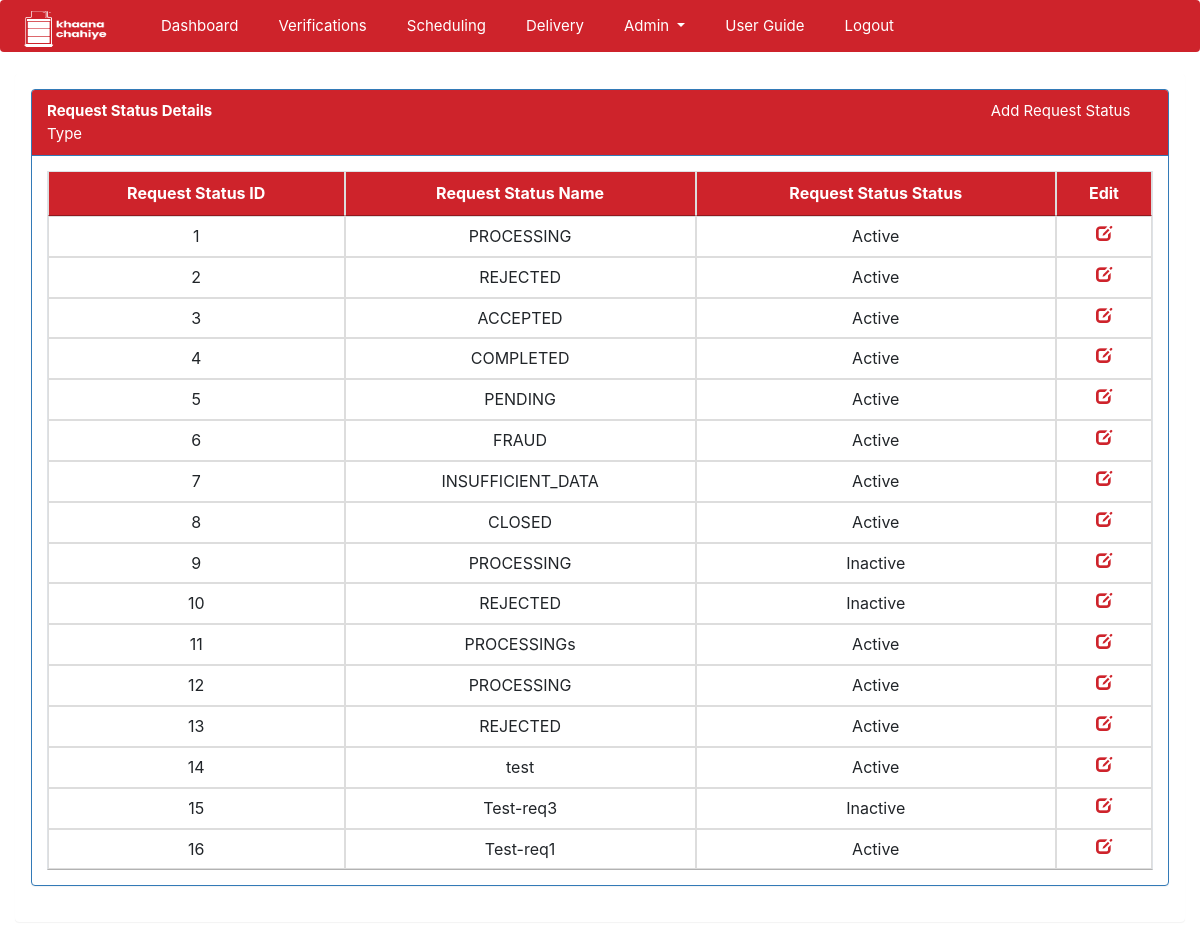
/main.php?page=admin/requeststatus/requeststatus (signed in), run on an earlier commit of the app's database.
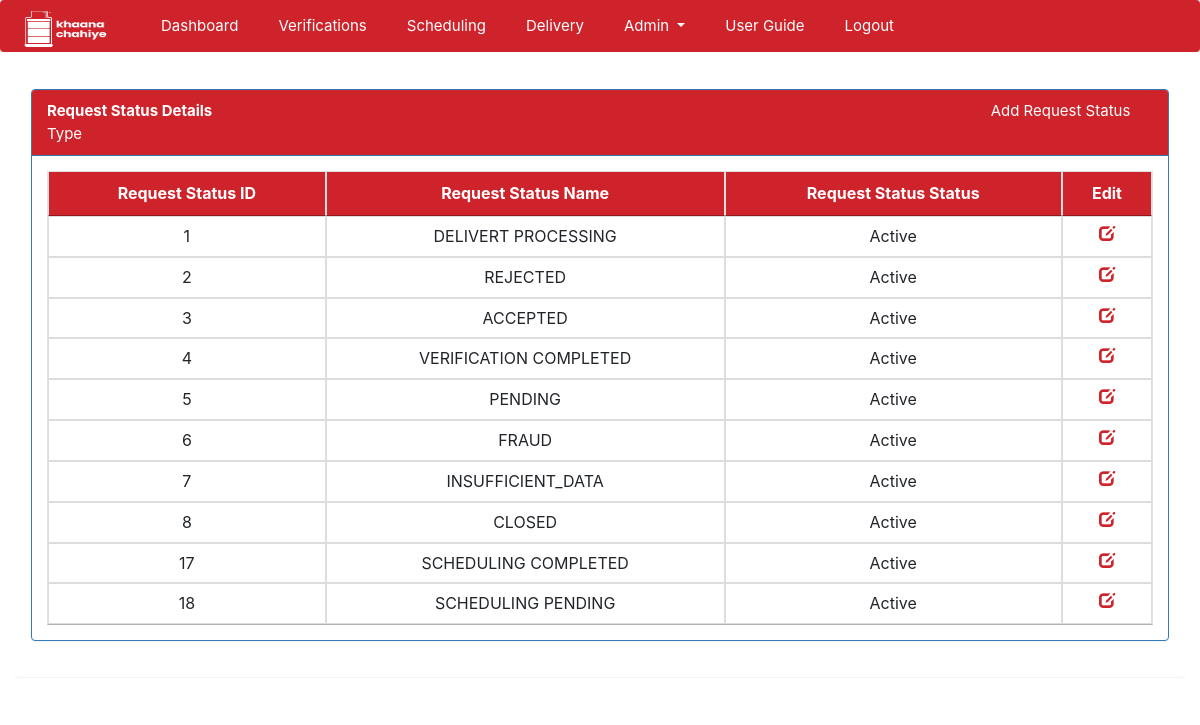
And on a later commit of the database.
### tables this page shows
CREATE TABLE `request_statuses` (
  `id` bigint(20) UNSIGNED NOT NULL,
  `name` varchar(100) NOT NULL,
  `used_in` varchar(50) NOT NULL,
  `status` enum('Y','N') NOT NULL
);

### includes/functions.php (called while the page is built, shortened)
<?php
function core_encrypt($payload) {
    $key = hash('sha256', SECRET_KEY);
    $iv = substr(hash('sha256', md5("dmYHis").rand(0,9999)), 0, 16);
    $crypt = openssl_encrypt($payload, 'AES-256-CBC', $key, 0, $iv);
    $combo = base64_encode($iv . $crypt);
    $garble = urlencode($combo);
    return $garble;
}
function get_status($status) {
    if($status == 'Y') {
        $status_val = "Active";
    }else {
        $status_val = "Inactive";
    }
    return $status_val;
}
?>

### admin/requeststatus/requeststatus.php (the view, shortened to what this page needs)
<?php
$requeststatus_details = "select * from ".request_status;
$requeststatus_details_res = mysqli_query($conn,$requeststatus_details) or die(mysqli_error($conn));
?>
<html>
<div class="panel panel-primary">
  <div class="panel-heading">
    <b>Request Status Details</b>
    <a class="menu-list" style="margin-left: 70%;" href="<?php echo WEBSITE . "ajax_index.php?page=admin/requeststatus/add_requeststatus_modal";  ?>" data-toggle="modal" data-target="#addrequeststatusModal">
            Add Request Status Type</a>
  </div>
  <div class="panel-body">
    <table class="table table-bordered dt-responsive nowrap dataTable no-footer">
        <thead>
          <tr>
            <th class="text-center">Request Status ID</th>
            <th class="text-center">Request Status Name</th>
            <th class="text-center">Request Status Status</th>
            <th class="text-center">Edit</th>
          </tr>
        </thead>
        <tbody>
        <?php
        if(mysqli_num_rows($requeststatus_details_res) > 0):
        while($requeststatus_details_row = mysqli_fetch_array($requeststatus_details_res)):?>
          <tr>
            <td class="text-center"><?php echo $requeststatus_details_row['id']; ?></td>
            <td class="text-center"><?php echo $requeststatus_details_row['name']; ?></td>
            <td class="text-center"><?php echo get_status($requeststatus_details_row['status']); ?></td>
            <?php $requeststatus_id = core_encrypt($requeststatus_details_row['id']); ?>
            <td class="text-center"><a style="color:#CE232B !important;" href="<?php echo WEBSITE . "ajax_index.php?page=admin/requeststatus/edit_requeststatus_modal&id=" . $requeststatus_id;  ?>" data-toggle="modal" data-target="#editrequeststatusModal">
            <span class="glyphicon glyphicon-edit"></span></a>
            </td>
          </tr>
        <?php
        endwhile;
      endif;?>
        </tbody>
        </table>
  </div>
</div>
</html>

What changed in the data, as far as the page shows it:
removed request_statuses: id "9", name "PROCESSING", status "Inactive"
removed request_statuses: id "10", name "REJECTED", status "Inactive"
removed request_statuses: id "11", name "PROCESSINGs", status "Active"
removed request_statuses: id "12", name "PROCESSING", status "Active"
removed request_statuses: id "13", name "REJECTED", status "Active"
removed request_statuses: id "14", name "test", status "Active"
removed request_statuses: id "15", name "Test-req3", status "Inactive"
removed request_statuses: id "16", name "Test-req1", status "Active"
changed request_statuses id 1: name "PROCESSING" → "DELIVERT PROCESSING"
changed request_statuses id 4: name "COMPLETED" → "VERIFICATION COMPLETED"
added request_statuses: id "17", name "SCHEDULING COMPLETED", status "Active"
added request_statuses: id "18", name "SCHEDULING PENDING", status "Active"
